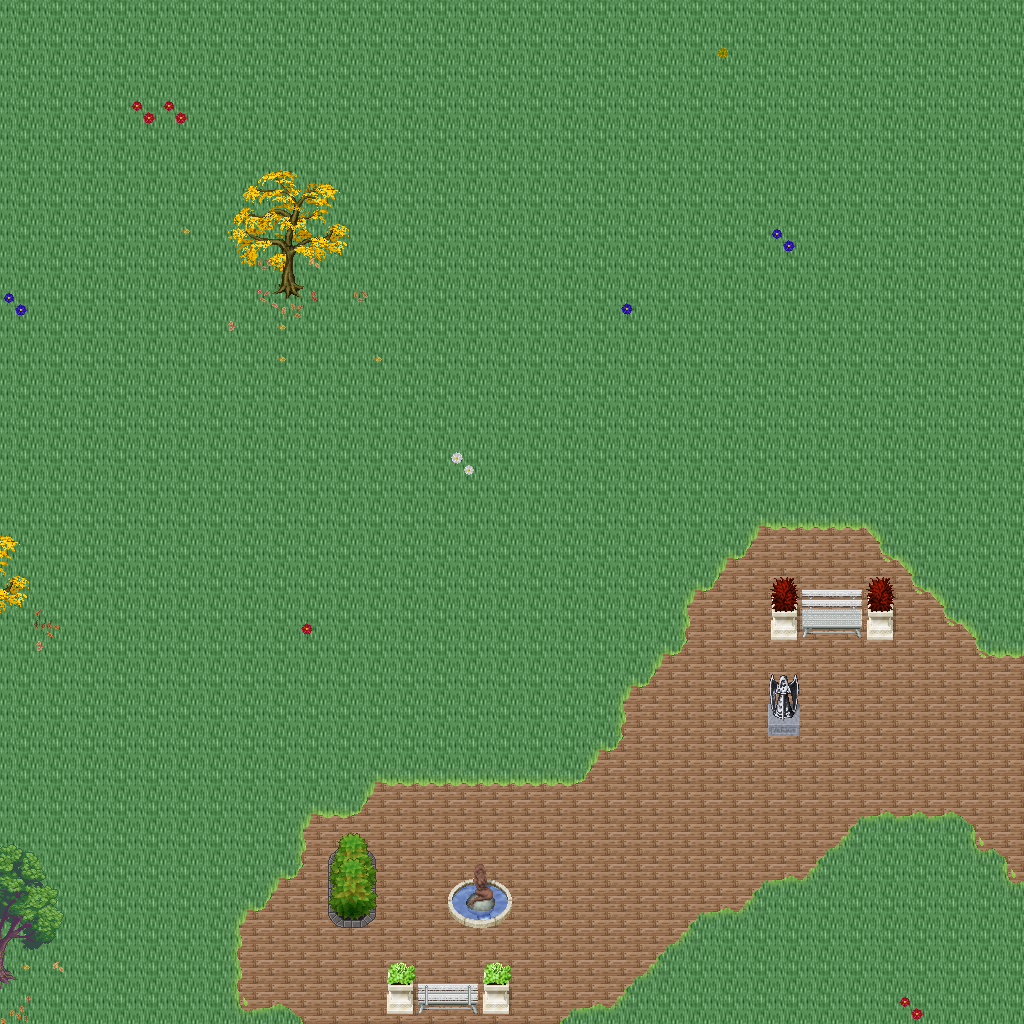

This is a level from a 2D game, rendered from its Tiled map with the project's own tilesets. A one-line summary and the map file follow, with tile-layer data summarised:
An orthogonal 32x32 tile map with 32x32 px tiles, 5 tile layers (Ground, Objects, Objects2, Above, ...), 1 hidden layer not drawn, 45 tilesets.

<map version="1.10" tiledversion="1.11.0" orientation="orthogonal" renderorder="right-down" width="32" height="32" tilewidth="32" tileheight="32" infinite="0" nextlayerid="11" nextobjectid="1">
 <tileset firstgid="1" name="logic_collision" tilewidth="32" tileheight="32" tilecount="1" columns="1">
  <image source="../drawable/logic_collision.png" width="32" height="32" />
 </tileset>
 <tileset firstgid="2" name="ground_ground" tilewidth="32" tileheight="32" tilecount="33" columns="3">
  <image source="../drawable/ground_ground.png" width="96" height="352" />
 </tileset>
 <tileset firstgid="35" name="building_castle" tilewidth="32" tileheight="32" tilecount="320" columns="20">
  <image source="../drawable/building_castle.png" width="640" height="512" />
 </tileset>
 <tileset firstgid="355" name="item_weapon_cannon" tilewidth="32" tileheight="32" tilecount="12" columns="3">
  <image source="../drawable/item_weapon_cannon.png" width="96" height="128" />
 </tileset>
 <tileset firstgid="367" name="item_pot_barrels_1" tilewidth="32" tileheight="32" tilecount="8" columns="4">
  <image source="../drawable/item_pot_barrels_1.png" width="128" height="64" />
 </tileset>
 <tileset firstgid="375" name="ground_grass_edges" tilewidth="32" tileheight="32" tilecount="36" columns="12">
  <image source="../drawable/ground_grass_edges.png" width="384" height="96" />
 </tileset>
 <tileset firstgid="411" name="ground_grass_corners" tilewidth="32" tileheight="32" tilecount="24" columns="6">
  <image source="../drawable/ground_grass_corners.png" width="192" height="128" />
 </tileset>
 <tileset firstgid="435" name="plant_vine" tilewidth="32" tileheight="32" tilecount="3" columns="1">
  <image source="../drawable/plant_vine.png" width="32" height="96" />
 </tileset>
 <tileset firstgid="438" name="ground_water_pool" tilewidth="32" tileheight="32" tilecount="72" columns="3">
  <image source="../drawable/ground_water_pool.png" width="96" height="768" />
 </tileset>
 <tileset firstgid="510" name="ground_earth_edges" tilewidth="32" tileheight="32" tilecount="18" columns="6">
  <image source="../drawable/ground_earth_edges.png" width="192" height="96" />
 </tileset>
 <tileset firstgid="528" name="building_decoration_chimney" tilewidth="32" tileheight="32" tilecount="2" columns="1">
  <image source="../drawable/building_decoration_chimney.png" width="32" height="64" />
 </tileset>
 <tileset firstgid="530" name="building_decoration_chimney_big" tilewidth="32" tileheight="32" tilecount="2" columns="1">
  <image source="../drawable/building_decoration_chimney_big.png" width="32" height="64" />
 </tileset>
 <tileset firstgid="532" name="plant_tree_fall_trees" tilewidth="32" tileheight="32" tilecount="40" columns="8">
  <image source="../drawable/plant_tree_fall_trees.png" width="256" height="160" />
 </tileset>
 <tileset firstgid="572" name="plant_tree_chestnut_tree" tilewidth="32" tileheight="32" tilecount="20" columns="4">
  <image source="../drawable/plant_tree_chestnut_tree.png" width="128" height="160" />
 </tileset>
 <tileset firstgid="592" name="plant_bush_hedge" tilewidth="32" tileheight="32" tilecount="35" columns="5">
  <image source="../drawable/plant_bush_hedge.png" width="160" height="224" />
 </tileset>
 <tileset firstgid="627" name="item_statue_gazingball_statue" tilewidth="32" tileheight="32" tilecount="12" columns="3">
  <image source="../drawable/item_statue_gazingball_statue.png" width="96" height="128" />
 </tileset>
 <tileset firstgid="639" name="plant_flower_red_blue_clusters" tilewidth="32" tileheight="32" tilecount="4" columns="1">
  <image source="../drawable/plant_flower_red_blue_clusters.png" width="32" height="128" />
 </tileset>
 <tileset firstgid="643" name="ground_cobbled_paving" tilewidth="32" tileheight="32" tilecount="1" columns="1">
  <image source="../drawable/ground_cobbled_paving.png" width="32" height="32" />
 </tileset>
 <tileset firstgid="644" name="furniture_light_lamp_blue" tilewidth="32" tileheight="32" tilecount="3" columns="1">
  <image source="../drawable/furniture_light_lamp_blue.png" width="32" height="96" />
 </tileset>
 <tileset firstgid="647" name="light_dim_light_7x5" tilewidth="32" tileheight="32" tilecount="35" columns="7">
  <image source="../drawable/light_dim_light_7x5.png" width="224" height="160" />
 </tileset>
 <tileset firstgid="682" name="light_light_5x5" tilewidth="32" tileheight="32" tilecount="25" columns="5">
  <image source="../drawable/light_light_5x5.png" width="160" height="160" />
 </tileset>
 <tileset firstgid="707" name="plant_leaves" tilewidth="32" tileheight="32" tilecount="8" columns="4">
  <image source="../drawable/plant_leaves.png" width="128" height="64" />
 </tileset>
 <tileset firstgid="715" name="plant_flower_flowers_mixed" tilewidth="32" tileheight="32" tilecount="16" columns="4">
  <image source="../drawable/plant_flower_flowers_mixed.png" width="128" height="128" />
 </tileset>
 <tileset firstgid="731" name="plant_bush_large_green" tilewidth="32" tileheight="32" tilecount="9" columns="3">
  <image source="../drawable/plant_bush_large_green.png" width="96" height="96" />
 </tileset>
 <tileset firstgid="740" name="plant_bush_hosta" tilewidth="32" tileheight="32" tilecount="9" columns="3">
  <image source="../drawable/plant_bush_hosta.png" width="96" height="96" />
 </tileset>
 <tileset firstgid="749" name="item_statue_fairypool" tilewidth="32" tileheight="32" tilecount="16" columns="2">
  <image source="../drawable/item_statue_fairypool.png" width="64" height="256" />
 </tileset>
 <tileset firstgid="765" name="item_statue_grey_stone" tilewidth="32" tileheight="32" tilecount="4" columns="2">
  <image source="../drawable/item_statue_grey_stone.png" width="64" height="64" />
 </tileset>
 <tileset firstgid="769" name="item_statue_plants_potted_stone" tilewidth="32" tileheight="32" tilecount="6" columns="3">
  <image source="../drawable/item_statue_plants_potted_stone.png" width="96" height="64" />
 </tileset>
 <tileset firstgid="775" name="plant_flower_daisy_blue" tilewidth="32" tileheight="32" tilecount="8" columns="2">
  <image source="../drawable/plant_flower_daisy_blue.png" width="64" height="128" />
 </tileset>
 <tileset firstgid="783" name="plant_flower_daisy_red" tilewidth="32" tileheight="32" tilecount="8" columns="2">
  <image source="../drawable/plant_flower_daisy_red.png" width="64" height="128" />
 </tileset>
 <tileset firstgid="791" name="plant_flower_daisy_white" tilewidth="32" tileheight="32" tilecount="8" columns="2">
  <image source="../drawable/plant_flower_daisy_white.png" width="64" height="128" />
 </tileset>
 <tileset firstgid="799" name="plant_flower_daisy_yellow" tilewidth="32" tileheight="32" tilecount="8" columns="2">
  <image source="../drawable/plant_flower_daisy_yellow.png" width="64" height="128" />
 </tileset>
 <tileset firstgid="807" name="furniture_chair_bench_white" tilewidth="32" tileheight="32" tilecount="8" columns="2">
  <image source="../drawable/furniture_chair_bench_white.png" width="64" height="128" />
 </tileset>
 <tileset firstgid="815" name="plant_bush_bricked_bushes" tilewidth="32" tileheight="32" tilecount="6" columns="2">
  <image source="../drawable/plant_bush_bricked_bushes.png" width="64" height="96" />
 </tileset>
 <tileset firstgid="821" name="plant_stump_small_stump" tilewidth="32" tileheight="32" tilecount="4" columns="2">
  <image source="../drawable/plant_stump_small_stump.png" width="64" height="64" />
 </tileset>
 <tileset firstgid="825" name="item_firewood" tilewidth="32" tileheight="32" tilecount="12" columns="3">
  <image source="../drawable/item_firewood.png" width="96" height="128" />
 </tileset>
 <tileset firstgid="837" name="item_campfires" tilewidth="32" tileheight="32" tilecount="2" columns="2">
  <image source="../drawable/item_campfires.png" width="64" height="32" />
 </tileset>
 <tileset firstgid="839" name="building_wall_int_sandstone" tilewidth="32" tileheight="32" tilecount="15" columns="3">
  <image source="../drawable/building_wall_int_sandstone.png" width="96" height="160" />
 </tileset>
 <tileset firstgid="854" name="logic_creature_rodent" tilewidth="32" tileheight="32" tilecount="8" columns="8">
  <image source="../drawable/logic_creature_rodent.png" width="256" height="32" />
 </tileset>
 <tileset firstgid="862" name="ground_ground_3" tilewidth="32" tileheight="32" tilecount="5" columns="5">
  <image source="../drawable/ground_ground_3.png" width="160" height="32" />
 </tileset>
 <tileset firstgid="867" name="building_cottage" tilewidth="32" tileheight="32" tilecount="256" columns="16">
  <image source="../drawable/building_cottage.png" width="512" height="512" />
 </tileset>
 <tileset firstgid="1123" name="building_roof_thatched_roof" tilewidth="32" tileheight="32" tilecount="256" columns="16">
  <image source="../drawable/building_roof_thatched_roof.png" width="512" height="512" />
 </tileset>
 <tileset firstgid="1379" name="building_door_doors" tilewidth="32" tileheight="32" tilecount="256" columns="16">
  <image source="../drawable/building_door_doors.png" width="512" height="512" />
 </tileset>
 <tileset firstgid="1635" name="building_window_windows" tilewidth="32" tileheight="32" tilecount="256" columns="16">
  <image source="../drawable/building_window_windows.png" width="512" height="512" />
 </tileset>
 <tileset firstgid="1891" name="logic_portal" tilewidth="32" tileheight="32" tilecount="24" columns="8">
  <image source="../drawable/logic_portal.png" width="256" height="96" />
 </tileset>
 <layer id="1" name="Ground" width="32" height="32">
  <data>[1024 cells, 1024 non-empty, 2 distinct tile ids]</data>
 </layer>
 <layer id="2" name="Objects" width="32" height="32">
  <data>[1024 cells, 100 non-empty, 37 distinct tile ids]</data>
 </layer>
 <layer id="3" name="Objects2" width="32" height="32">
  <data>[1024 cells, 15 non-empty, 8 distinct tile ids]</data>
 </layer>
 <layer id="4" name="Above" width="32" height="32">
  <data>[1024 cells, 37 non-empty, 31 distinct tile ids]</data>
 </layer>
 <layer id="5" name="Above2" width="32" height="32">
  <data>[1024 cells, 0 non-empty, 0 distinct tile ids]</data>
 </layer>
 <layer id="6" name="Walkable" width="32" height="32" visible="0">
  <data>[1024 cells, 22 non-empty, 1 distinct tile ids]</data>
 </layer>
 <objectgroup id="7" name="Mapevents" />
 <objectgroup id="8" name="Spawn" />
 <objectgroup id="9" name="Keys" />
 <objectgroup id="10" name="Replace" />
</map>
